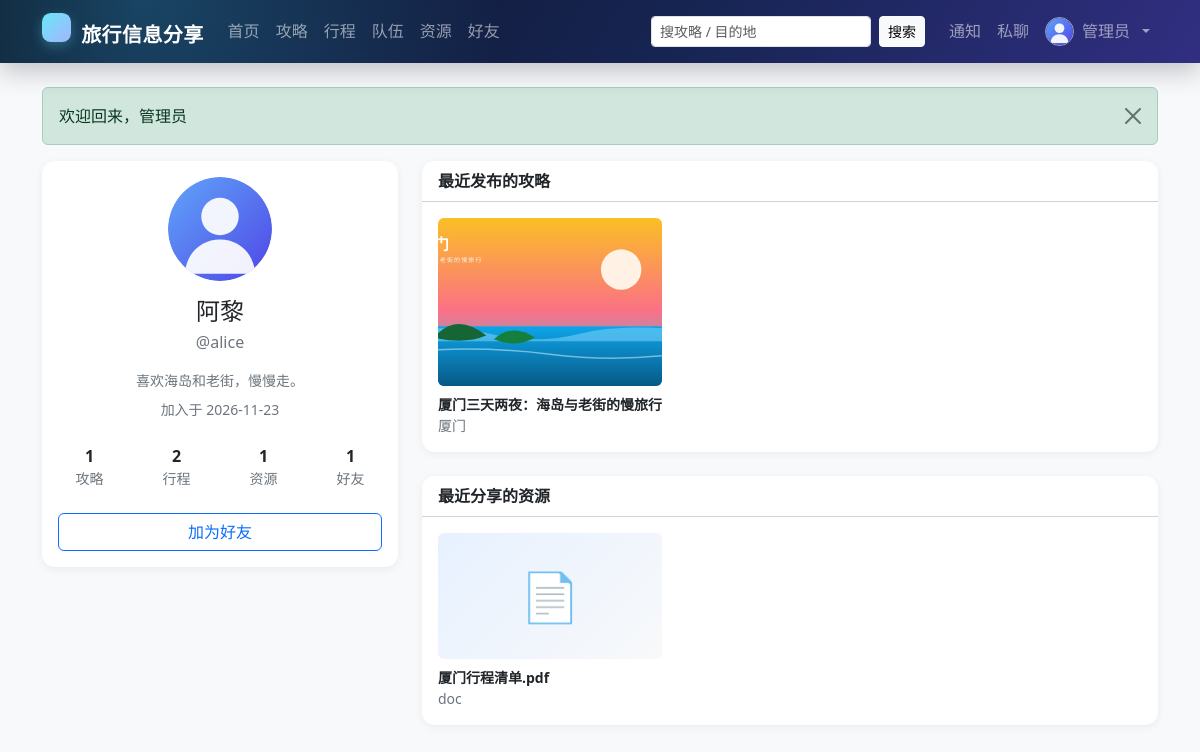
The page /profile.php?id=1 (signed in) on the database its author committed.
### tables this page shows
CREATE TABLE `user` (
  `id`            INT UNSIGNED NOT NULL AUTO_INCREMENT COMMENT '用户ID',
  `username`      VARCHAR(50)  NOT NULL                COMMENT '登录名，唯一',
  `password_hash` VARCHAR(255) NOT NULL                COMMENT 'password_hash() 生成的密码散列',
  `nickname`      VARCHAR(50)  NOT NULL                COMMENT '昵称',
  `avatar`        VARCHAR(500) DEFAULT NULL             COMMENT '头像URL',
  `gender`        ENUM('unknown','male','female','other') NOT NULL DEFAULT 'unknown' COMMENT '性别',
  `email`         VARCHAR(100) DEFAULT NULL             COMMENT '邮箱，唯一（可为空）',
  `phone`         VARCHAR(20)  DEFAULT NULL             COMMENT '手机号',
  `intro`         VARCHAR(500) DEFAULT NULL             COMMENT '个人简介',
  `role`          ENUM('user','admin') NOT NULL DEFAULT 'user'   COMMENT '角色',
  `status`        ENUM('active','disabled') NOT NULL DEFAULT 'active' COMMENT '账号状态',
  `created_at`    DATETIME NOT NULL DEFAULT CURRENT_TIMESTAMP,
  `updated_at`    DATETIME NOT NULL DEFAULT CURRENT_TIMESTAMP ON UPDATE CURRENT_TIMESTAMP,
  PRIMARY KEY (`id`),
  UNIQUE KEY `uk_user_username` (`username`),
  UNIQUE KEY `uk_user_email` (`email`),
  KEY `idx_user_role_status` (`role`,`status`),
  KEY `idx_user_nickname` (`nickname`),
  CONSTRAINT `chk_user_username_len` CHECK (CHAR_LENGTH(`username`) BETWEEN 3 AND 50),
  CONSTRAINT `chk_user_nickname_len` CHECK (CHAR_LENGTH(`nickname`) BETWEEN 1 AND 50)
);

CREATE TABLE `guide` (
  `id`            INT UNSIGNED NOT NULL AUTO_INCREMENT,
  `author_id`     INT UNSIGNED NOT NULL COMMENT '作者',
  `title`         VARCHAR(100) NOT NULL,
  `destination`   VARCHAR(100) NOT NULL COMMENT '目的地',
  `cover`         VARCHAR(500) DEFAULT NULL COMMENT '封面图URL',
  `summary`       VARCHAR(500) DEFAULT NULL COMMENT '摘要',
  `content`       MEDIUMTEXT NOT NULL COMMENT '正文（富文本/HTML）',
  `day_count`     TINYINT UNSIGNED NOT NULL DEFAULT 1 COMMENT '行程天数',
  `cost_avg`      DECIMAL(10,2) NOT NULL DEFAULT 0.00 COMMENT '人均花费',
  `season`        ENUM('spring','summer','autumn','winter','all') NOT NULL DEFAULT 'all',
  `view_count`    INT UNSIGNED NOT NULL DEFAULT 0,
  `like_count`    INT UNSIGNED NOT NULL DEFAULT 0,
  `collect_count` INT UNSIGNED NOT NULL DEFAULT 0,
  `comment_count` INT UNSIGNED NOT NULL DEFAULT 0,
  `status`        ENUM('draft','pending','published','rejected','hidden') NOT NULL DEFAULT 'draft' COMMENT '草稿/待审/已发布/驳回/隐藏',
  `created_at`    DATETIME NOT NULL DEFAULT CURRENT_TIMESTAMP,
  `updated_at`    DATETIME NOT NULL DEFAULT CURRENT_TIMESTAMP COMMENT '仅内容编辑时由应用更新',
  PRIMARY KEY (`id`),
  KEY `idx_guide_author` (`author_id`,`status`),
  KEY `idx_guide_status_time` (`status`,`created_at`),
  KEY `idx_guide_destination` (`destination`),
  KEY `idx_guide_season` (`season`),
  KEY `idx_guide_status_like` (`status`,`like_count`),
  CONSTRAINT `fk_guide_author` FOREIGN KEY (`author_id`) REFERENCES `user` (`id`) ON DELETE RESTRICT ON UPDATE CASCADE,
  CONSTRAINT `chk_guide_day`  CHECK (`day_count` BETWEEN 1 AND 60),
  CONSTRAINT `chk_guide_cost` CHECK (`cost_avg` >= 0)
);

CREATE TABLE `resource` (
  `id`            INT UNSIGNED NOT NULL AUTO_INCREMENT,
  `uploader_id`   INT UNSIGNED NOT NULL,
  `trip_id`       INT UNSIGNED DEFAULT NULL COMMENT '关联行程，可为空',
  `type`          ENUM('photo','video','doc') NOT NULL,
  `title`         VARCHAR(100) NOT NULL,
  `description`   VARCHAR(500) DEFAULT NULL,
  `file_url`      VARCHAR(500) NOT NULL,
  `cover`         VARCHAR(500) DEFAULT NULL,
  `location`      VARCHAR(100) DEFAULT NULL COMMENT '拍摄/关联地点',
  `view_count`    INT UNSIGNED NOT NULL DEFAULT 0,
  `like_count`    INT UNSIGNED NOT NULL DEFAULT 0,
  `comment_count` INT UNSIGNED NOT NULL DEFAULT 0,
  `status`        ENUM('pending','published','rejected','hidden') NOT NULL DEFAULT 'pending',
  `created_at`    DATETIME NOT NULL DEFAULT CURRENT_TIMESTAMP,
  `updated_at`    DATETIME NOT NULL DEFAULT CURRENT_TIMESTAMP COMMENT '仅内容编辑时由应用更新',
  PRIMARY KEY (`id`),
  KEY `idx_resource_uploader` (`uploader_id`,`status`),
  KEY `idx_resource_status_time` (`status`,`created_at`),
  KEY `idx_resource_trip` (`trip_id`),
  KEY `idx_resource_type` (`type`),
  CONSTRAINT `fk_resource_uploader` FOREIGN KEY (`uploader_id`) REFERENCES `user` (`id`) ON DELETE RESTRICT ON UPDATE CASCADE,
  CONSTRAINT `fk_resource_trip`     FOREIGN KEY (`trip_id`)     REFERENCES `trip` (`id`) ON DELETE SET NULL ON UPDATE CASCADE
);

### public/profile.php (the view, shortened to what the rows shown need)
<?php
$me = current_user();
$id = (int) query('id', $me !== null ? (string) $me['id'] : '0');
$user = db_one('SELECT * FROM `user` WHERE `id` = ? LIMIT 1', [$id]);
$isOwn = $me !== null && (int) $me['id'] === $id;
$isFriend = false;
if ($me !== null && !$isOwn) {
    $isFriend = (int) db_val(
        'SELECT COUNT(*) FROM `friendship` WHERE `status` = "accepted" AND ((`user_id` = ? AND `friend_id` = ?) OR (`user_id` = ? AND `friend_id` = ?))',
        [(int) $me['id'], $id, $id, (int) $me['id']]
    ) > 0;
}
$guideCount = (int) db_val('SELECT COUNT(*) FROM `guide` WHERE `author_id` = ? AND `status` = "published"', [$id]);
$tripCount = (int) db_val('SELECT COUNT(*) FROM `trip` WHERE `owner_id` = ?', [$id]);
$resourceCount = (int) db_val('SELECT COUNT(*) FROM `resource` WHERE `uploader_id` = ? AND `status` = "published"', [$id]);
$friendCount = (int) db_val('SELECT COUNT(*) FROM `friendship` WHERE `status` = "accepted" AND (`user_id` = ? OR `friend_id` = ?)', [$id, $id]);
$recentGuides = db_all('SELECT * FROM `guide` WHERE `author_id` = ? AND `status` = "published" ORDER BY `created_at` DESC LIMIT 3', [$id]);
$recentResources = db_all('SELECT * FROM `resource` WHERE `uploader_id` = ? AND `status` = "published" ORDER BY `created_at` DESC LIMIT 3', [$id]);
require APP_ROOT . '/app/views/header.php';
?>
<div class="row g-4">
    <div class="col-lg-4">
        <div class="card border-0 shadow-sm">
            <div class="card-body text-center">
                <img class="avatar avatar-xl" src="<?= e(avatar_url($user['avatar'])) ?>" alt="">
                <h1 class="h4 mt-3 mb-1"><?= e($user['nickname']) ?></h1>
                <div class="text-secondary">@<?= e($user['username']) ?><?php if ($user['role'] === 'admin'): ?> · <span class="badge text-bg-dark">管理员</span><?php endif; ?></div>
                <p class="small text-secondary mt-3 mb-2"><?= e($user['intro'] !== null && $user['intro'] !== '' ? $user['intro'] : '这个人还没有写简介。') ?></p>
                <div class="small text-secondary">加入于 <?= e(format_date($user['created_at'])) ?></div>
                <div class="row text-center mt-4">
                    <div class="col"><div class="fw-semibold"><?= $guideCount ?></div><div class="small text-secondary">攻略</div></div>
                    <div class="col"><div class="fw-semibold"><?= $tripCount ?></div><div class="small text-secondary">行程</div></div>
                    <div class="col"><div class="fw-semibold"><?= $resourceCount ?></div><div class="small text-secondary">资源</div></div>
                    <div class="col"><div class="fw-semibold"><?= $friendCount ?></div><div class="small text-secondary">好友</div></div>
                </div>
                <div class="d-grid gap-2 mt-4">
                    <?php if ($isOwn): ?>
                        <a class="btn btn-outline-primary" href="#edit-profile">编辑资料</a>
                        <a class="btn btn-outline-secondary" href="<?= e(url('/guide_my.php')) ?>">我的攻略</a>
                    <?php elseif ($isFriend): ?>
                        <a class="btn btn-primary" href="<?= e(url('/messages.php?with=' . $id)) ?>">发私聊</a>
                    <?php elseif ($me !== null): ?>
                        <a class="btn btn-outline-primary" href="<?= e(url('/friends.php?q=' . rawurlencode($user['username']))) ?>">加为好友</a>
                    <?php else: ?>
                        <a class="btn btn-outline-primary" href="<?= e(url('/login.php?next=' . rawurlencode('/profile.php?id=' . $id))) ?>">登录后联系</a>
                    <?php endif; ?>
                </div>
            </div>
        </div>
    </div>
    <div class="col-lg-8">
        <div class="card border-0 shadow-sm">
            <div class="card-body">
                <div class="row g-3">
                    <?php foreach ($recentGuides as $guide): ?>
                        <div class="col-md-4">
                            <a class="text-decoration-none" href="<?= e(url('/guide.php?id=' . (int) $guide['id'])) ?>">
                                <img class="img-fluid rounded mb-2 profile-thumb" src="<?= e(cover_url($guide['cover'])) ?>" alt="">
                                <div class="small fw-semibold text-body"><?= e(excerpt($guide['title'], 24)) ?></div>
                                <div class="small text-secondary"><?= e($guide['destination']) ?></div>
                            </a>
                        </div>
                    <?php endforeach; ?>
                </div>
            </div>
        </div>
        <div class="card border-0 shadow-sm mt-4">
            <div class="card-body">
                <div class="row g-3">
                    <?php foreach ($recentResources as $resource): ?>
                        <?php $thumb = resource_thumb($resource); ?>
                        <div class="col-md-4">
                            <a class="text-decoration-none" href="<?= e(url('/resource.php?id=' . (int) $resource['id'])) ?>">
                                <?php if ($thumb !== ''): ?>
                                    <img class="img-fluid rounded mb-2 profile-thumb" src="<?= e($thumb) ?>" alt="">
                                <?php else: ?>
                                    <div class="resource-cover-placeholder rounded mb-2"><?= $resource['type'] === 'video' ? '🎬' : '📄' ?></div>
                                <?php endif; ?>
                                <div class="small fw-semibold text-body"><?= e(excerpt($resource['title'], 24)) ?></div>
                                <div class="small text-secondary"><?= e($resource['type']) ?></div>
                            </a>
                        </div>
                    <?php endforeach; ?>
                </div>
            </div>
        </div>
    </div>
</div>
<?php require APP_ROOT . '/app/views/footer.php'; ?>

### app/views/header.php (shortened to what the rows shown need)
<?php
$me = current_user();
?>
<!doctype html>
<html lang="zh-CN">
<head>
    <link rel="stylesheet" href="<?= e(url('/assets/bootstrap.min.css')) ?>">
    <link rel="stylesheet" href="<?= e(url('/assets/style.css')) ?>">
</head>
<body class="d-flex flex-column min-vh-100 bg-body-tertiary">
<nav class="navbar navbar-expand-lg navbar-dark app-navbar sticky-top">
    <div class="container">
        <div class="collapse navbar-collapse" id="mainNav">
            <ul class="navbar-nav align-items-lg-center">
                <?php if ($me !== null): ?>
                    <li class="nav-item">
                        <a class="nav-link position-relative" href="<?= e(url('/notifications.php')) ?>" title="通知">
                            通知
                        </a>
                    </li>
                    <li class="nav-item">
                        <a class="nav-link position-relative" href="<?= e(url('/messages.php')) ?>" title="私聊">
                            私聊
                        </a>
                    </li>
                    <li class="nav-item dropdown">
                        <a class="nav-link dropdown-toggle d-flex align-items-center gap-2" href="#" role="button" data-bs-toggle="dropdown" aria-expanded="false">
                            <img src="<?= e(avatar_url($me['avatar'])) ?>" alt="" class="rounded-circle nav-avatar">
                            <span><?= e($me['nickname']) ?></span>
                        </a>
                    </li>
                <?php else: ?>
                    <li class="nav-item"><a class="nav-link" href="<?= e(url('/login.php')) ?>">登录</a></li>
                    <li class="nav-item"><a class="btn btn-sm btn-light ms-lg-2" href="<?= e(url('/register.php')) ?>">注册</a></li>
                <?php endif; ?>
            </ul>
        </div>
    </div>
</nav>
<main class="container py-4 flex-grow-1">

### rows shown on the page
user: nickname "管理员"
user: nickname "阿黎", username "alice", intro "喜欢海岛和老街，慢慢走。", created_at "2026-11-23"
guide: cover (picture), title "厦门三天两夜：海岛与老街的慢旅行", destination "厦门"
resource: title "厦门行程清单.pdf", type "doc"

### other values the page prints
$item['message'] "欢迎回来，管理员"
$guideCount "1"
$tripCount "2"
$resourceCount "1"
$friendCount "1"
